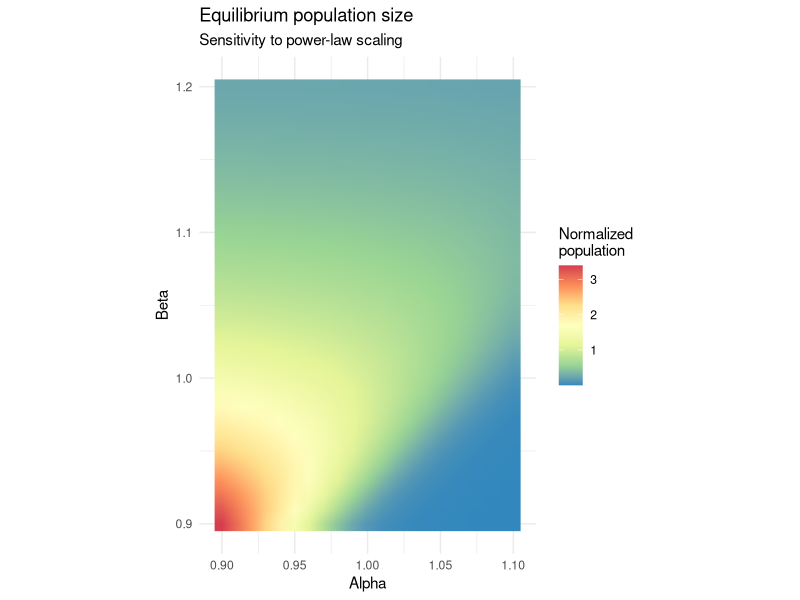
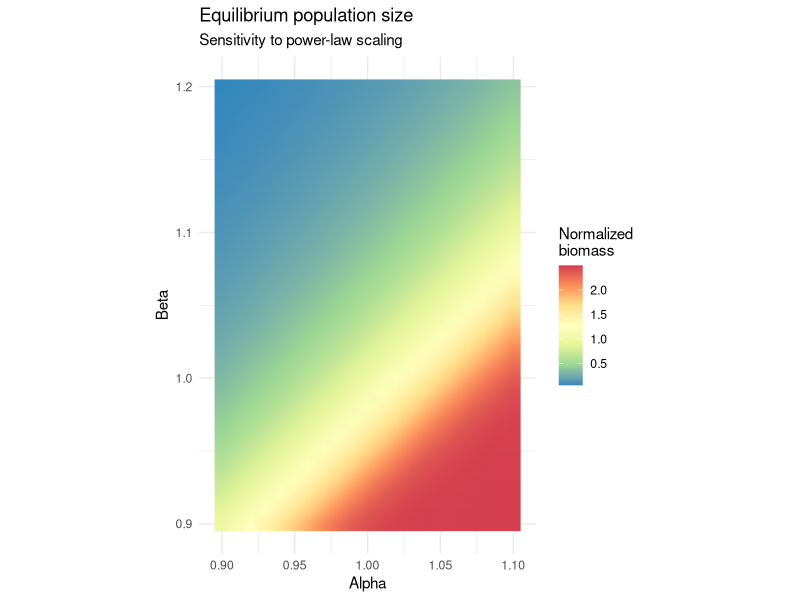
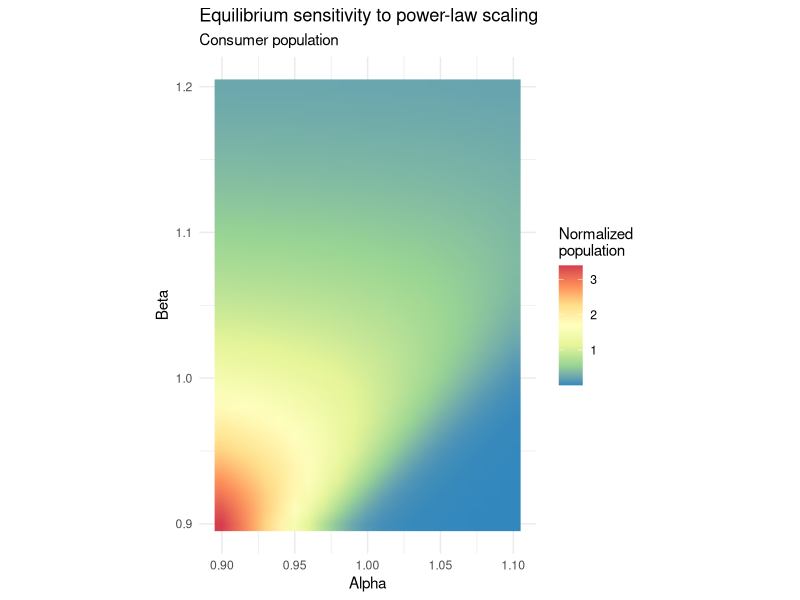
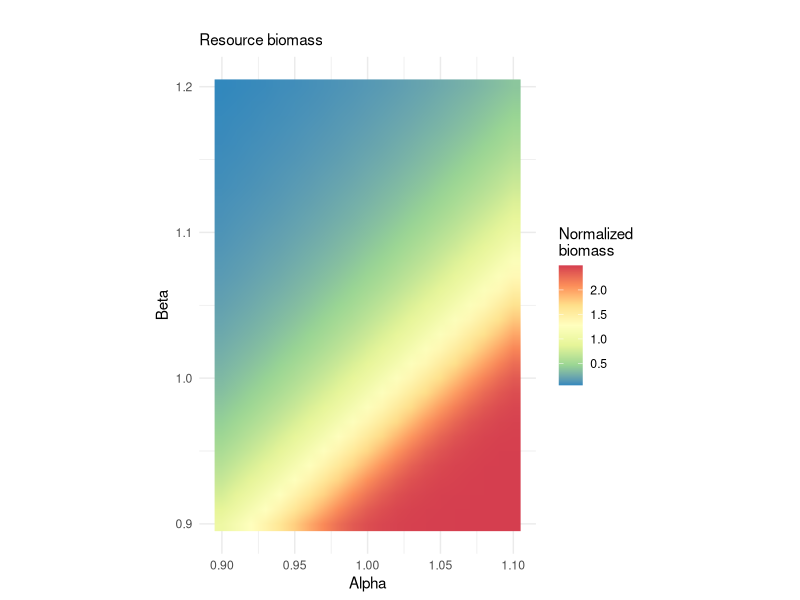

The R source for these figures, in order:
## ---- chunk 1
library(tidyverse)
## ---- chunk 2
n.dat <- read_csv('socio-eco-nw equilibrium-pop-table.csv', skip = 6) %>%
  select(alpha, beta, pop = 12)

x.dat <- read_csv('socio-eco-nw equilibrium-bio-table.csv', skip = 6) %>%
  select(alpha, beta, biomass = 12)
## ---- chunk 3
ggplot(n.dat, aes(alpha, beta, fill = pop / 60000)) +
  geom_raster(interpolate = T) +
  labs(title = 'Equilibrium population size', subtitle = 'Sensitivity to power-law scaling', x = 'Alpha', y = 'Beta') +
  scale_fill_distiller(name = 'Normalized \npopulation', palette = 'Spectral') +
  coord_equal() +
  theme_minimal()
## ---- chunk 4
n.dat %>% filter(alpha == 1 & beta == 1)
x.dat %>% filter(alpha == 1 & beta == 1)
## ---- chunk 5
ggplot(x.dat, aes(alpha, beta, fill = biomass/.4)) +
  geom_raster(interpolate = T) +
  labs(title = 'Equilibrium population size', subtitle = 'Sensitivity to power-law scaling', x = 'Alpha', y = 'Beta') +
  scale_fill_distiller(name = 'Normalized \nbiomass', palette = 'Spectral') +
  coord_equal() +
  theme_minimal()
## ---- chunk 6
ggplot(n.dat, aes(alpha, beta, fill = pop / 60000)) +
  geom_raster(interpolate = T) +
  labs(title = 'Equilibrium sensitivity to power-law scaling', subtitle = 'Consumer population', x = 'Alpha', y = 'Beta') +
  scale_fill_distiller(name = 'Normalized \npopulation', palette = 'Spectral', position = 'bottom') +
  coord_equal() +
  theme_minimal()

ggplot(x.dat, aes(alpha, beta, fill = biomass/.4)) +
  geom_raster(interpolate = T) +
  labs(title = '', subtitle = 'Resource biomass', x = 'Alpha', y = 'Beta') +
  scale_fill_distiller(name = 'Normalized \nbiomass', palette = 'Spectral', position = 'bottom') +
  coord_equal() +
  theme_minimal()
